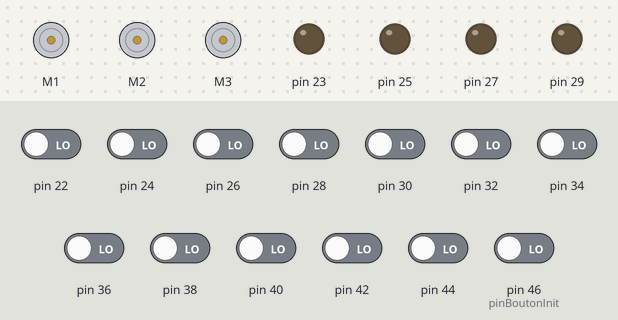
Recording of a sketch running on a simulated Arduino Mega 2560, built with avr-gcc and run on an emulated ATmega2560. Shown: 3 × DC motor (green arrow = forward, orange = backward, longer = faster), output pins drawn as LEDs (lit = HIGH). Dashed ring = blinking. The test bench sets the inputs (shaded band); at power-on: pin 22, pin 24, pin 26, pin 28, pin 30, pin 32, pin 34, pin 36, pin 38, pin 40, pin 42, pin 44, pin 46 (pinBoutonInit) LOW.

Above: at 8.2 s.
8.3 s: pin 22 driven HIGH
At 10.1 s:
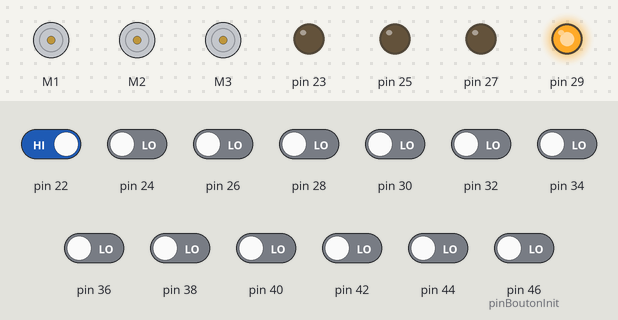
11.3 s: pin 32 driven HIGH
At 13.6 s:
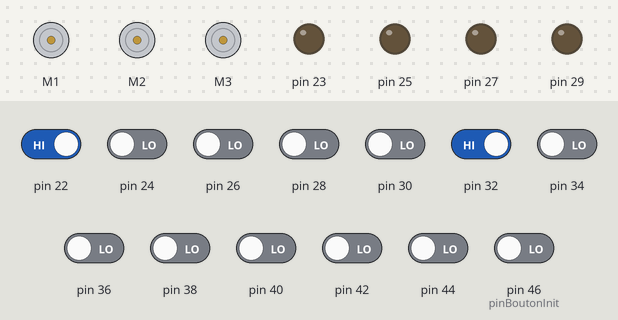
14.3 s: pin 46 (pinBoutonInit) driven HIGH
At 17.26 s:
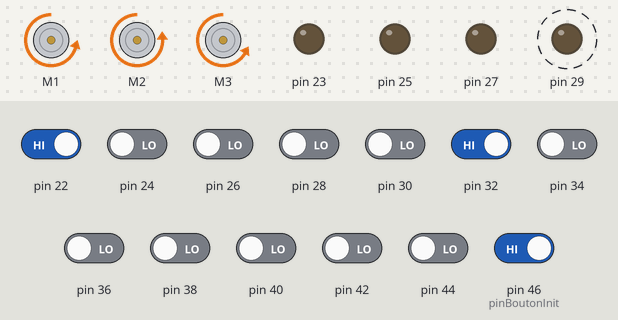
17.3 s: pin 26 driven HIGH
At 20.27 s:
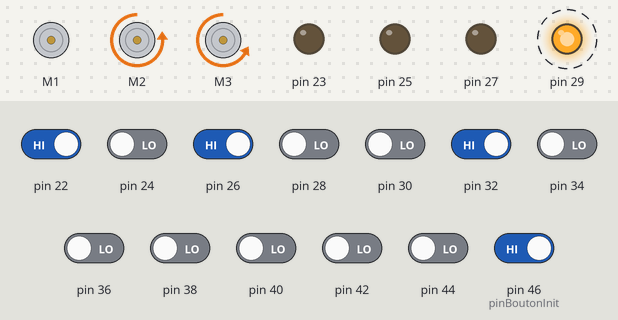
20.3 s: pin 24 driven HIGH
At 21.2 s:
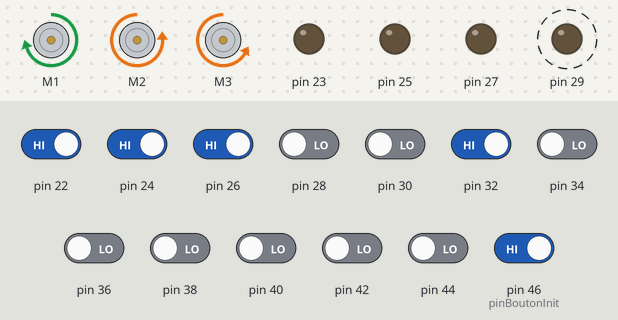
23.3 s: pin 28 driven HIGH
At 24.2 s:
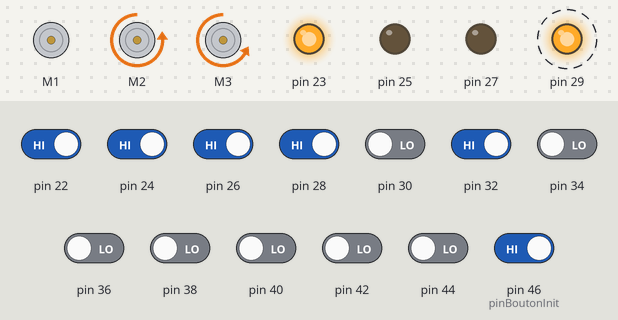
Timing chart, 0 to 27.3 s (numbered marks = the images above; inputs shaded):
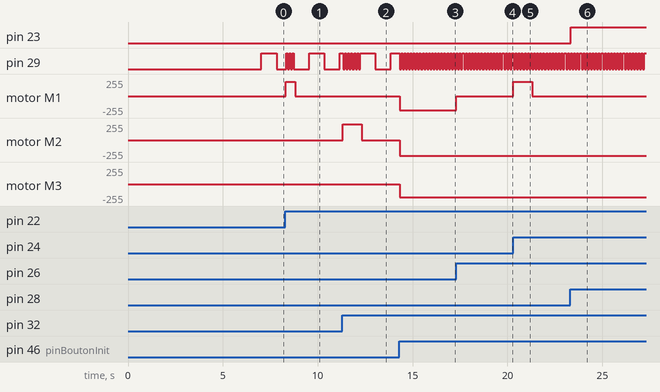

Measured:
- after the input at 8.3 s, motor M1: stopped → forward 215/255 at once, → stopped 0.50 s later
- after the input at 11.3 s, motor M2: stopped → forward 235/255 at once, → stopped 1.0 s later
- after the input at 14.3 s, pin 29: alternates HIGH for 0.08 s and LOW for 0.08 s, starting at once; motor M1: stopped → backward 215/255 at once; motor M2: stopped → backward 235/255 at once; motor M3: stopped → backward 200/255 at once
- after the input at 17.3 s, motor M1: backward 215/255 → stopped at once
- after the input at 20.3 s, motor M1: stopped → forward 215/255 at once, → stopped 1.0 s later
- after the input at 23.3 s, pin 23: LOW → HIGH at once

The sketch:

CourseVoiliers.ino
```cpp
/*   Course de Voiliers
     Jérôme Menard
     Version 1.1 - Mai 2018 : version finale.
     Version 1.2 - Mai 2019 : modification des adresses de sortie pour les LED suite à remplacement du cablage interne. Rempacement des FdC par des barrières lumineuses.
*/

#include <RedMP3.h>
#include <AFMotor.h>

// Tests
const bool DEBUG = false;

/*
   Gestion du son
*/
#define MP3_RX 18
#define MP3_TX 19
MP3 lecteurAudio(MP3_RX, MP3_TX);
int8_t volume = 0x14;     // 0~0x1e (niveau ajustable)
#define sonAvance 0x01    // 0x01 (vagues lorsqu'un voilier avance)
#define sonDepart 0x02    // 0x02 (ding lorsqu'un voilier retourne au départ)
#define sonArrivee 0x03   // 0x03 (corne lorsqu'un voilier arrive)
#define sonAttente 0x04   // 0x04 (attente)
#define sonAccueil 0x05   // 0x05 (accueil au démarrage)


/*
   Gestion des moteurs
*/
AF_DCMotor motor_V1(1, MOTOR12_8KHZ);
AF_DCMotor motor_V2(2, MOTOR12_8KHZ);
AF_DCMotor motor_V3(3, MOTOR34_8KHZ);


/*
   Clignotement d'une LED
   Paramètre onTime (0 : éteinte, -1 : allumée, >0 : clignote)
*/
class Flasher
{
    byte ledPin;
    long onTime;
    long offTime;
    int ledState;
    unsigned long previousMillis;
  public:
    Flasher(int pin, long on, long off)
    {
      ledPin = pin;
      pinMode(ledPin, OUTPUT);
      onTime = on;
      offTime = off;
      ledState = LOW;
      previousMillis = 0;
    }
    void Update()
    {
      if (onTime > 0)
      {
        unsigned long currentMillis = millis();
        if ((ledState == HIGH) && (currentMillis - previousMillis >= onTime))
        {
          ledState = LOW;
          previousMillis = currentMillis;
          digitalWrite(ledPin, ledState);
        }
        else if ((ledState == LOW) && (currentMillis - previousMillis >= onTime))
        {
          ledState = HIGH;
          previousMillis = currentMillis;
          digitalWrite(ledPin, ledState);
        }
      }
      else if (onTime == 0)
      {
        digitalWrite(ledPin, LOW);
      }
      else if (onTime == -1)
      {
        digitalWrite(ledPin, HIGH);
      }
    }
    void ChangeParameters(long on, long off)
    {
      onTime = on;
      offTime = off;
    }
};


/*
   Gestion des Voiliers
*/
class Voilier
{
    byte indexMotor;
    byte fdcDepartPin;
    byte fdcArriveePin;
    byte lastStateFdcArriveePin;
    byte fdcTrou1Pin;
    byte lastStateFdcTrou1Pin;
    byte fdcTrou2Pin;
    byte lastStateFdcTrou2Pin;
    int motorState1;
    int motorState2;
    int motorStateInit;
    unsigned long previousMillis;
  public:
    Voilier(byte index, byte pinDepart, byte pinArrivee, byte pinTrou1, byte pinTrou2)
    {
      indexMotor = index;
      fdcDepartPin = pinDepart;
      pinMode(fdcDepartPin, INPUT);
      fdcArriveePin = pinArrivee;
      pinMode(fdcArriveePin, INPUT);
      fdcTrou1Pin = pinTrou1;
      pinMode(fdcTrou1Pin, INPUT);
      fdcTrou2Pin = pinTrou2;
      pinMode(fdcTrou2Pin, INPUT);
      lastStateFdcTrou1Pin = LOW;
      lastStateFdcTrou2Pin = LOW;
      lastStateFdcArriveePin = LOW;
      motorState1 = LOW;
      motorState2 = LOW;
      motorStateInit = LOW;
    }
    void RetourAuDepart()
    {
      if ((motorStateInit == HIGH) && (digitalRead(fdcDepartPin) == HIGH))
      {
        motorStateInit = LOW;
        if (indexMotor == 1) {
          motor_V1.run(RELEASE);
        }
        else if (indexMotor == 2) {
          motor_V2.run(RELEASE);
        }
        else if (indexMotor == 3) {
          motor_V3.run(RELEASE);
        }
        lecteurAudio.playWithFileName(0x01, sonDepart);
      }
      else if ((motorStateInit == LOW) && (digitalRead(fdcDepartPin) == LOW))
      {
        motorStateInit = HIGH;
        if (indexMotor == 1) {
          motor_V1.run(BACKWARD);
        }
        else if (indexMotor == 2) {
          motor_V2.run(BACKWARD);
        }
        else if (indexMotor == 3) {
          motor_V3.run(BACKWARD);
        }
      }
    }
    int Avance(long onTime, int motorState)
    {
      unsigned long currentMillis = millis();
      if (((motorState == HIGH) && (currentMillis - previousMillis >= onTime)) || (digitalRead(fdcArriveePin) == HIGH))
      {
        motorState = LOW;
        if (indexMotor == 1) {
          motor_V1.run(RELEASE);
        }
        else if (indexMotor == 2) {
          motor_V2.run(RELEASE);
        }
        else if (indexMotor == 3) {
          motor_V3.run(RELEASE);
        }
        if (DEBUG) {
          Serial.println(currentMillis - previousMillis);
        }
      }
      else if ((motorState == LOW) && (digitalRead(fdcArriveePin) == LOW))
      {
        motorState = HIGH;
        previousMillis = currentMillis;
        if (indexMotor == 1) {
          motor_V1.run(FORWARD);
        }
        else if (indexMotor == 2) {
          motor_V2.run(FORWARD);
        }
        else if (indexMotor == 3) {
          motor_V3.run(FORWARD);
        }
        lecteurAudio.playWithFileName(0x01, sonAvance);
      }
      return motorState;
    }
    void Update()
    {
      if (motorStateInit == LOW) // Si le voilier n'est pas en train de revenir à sa position de départ
      {
        // Balle dans trou n°1
        if (((digitalRead(fdcTrou1Pin) == HIGH) && (lastStateFdcTrou1Pin == LOW)) || (motorState1 == HIGH))
        {
          motorState1 = Avance(500, motorState1);
          if ((DEBUG) && (digitalRead(fdcTrou1Pin) == HIGH) && (lastStateFdcTrou1Pin == LOW)) {
            Serial.println(fdcTrou1Pin);
          }
          lastStateFdcTrou1Pin = HIGH;
        }
        if (digitalRead(fdcTrou1Pin) == LOW) {
          lastStateFdcTrou1Pin = LOW;
        }
        // Balle dans trou n°2
        if (((digitalRead(fdcTrou2Pin) == HIGH) && (lastStateFdcTrou2Pin == LOW)) || (motorState2 == HIGH))
        {
          motorState2 = Avance(1000, motorState2);
          if ((DEBUG) && (digitalRead(fdcTrou2Pin) == HIGH) && (lastStateFdcTrou2Pin == LOW)) {
            Serial.println(fdcTrou2Pin);
          }
          lastStateFdcTrou2Pin = HIGH;
        }
        if (digitalRead(fdcTrou2Pin) == LOW) {
          lastStateFdcTrou2Pin = LOW;
        }
        // Joue le son d'arrivée
        if ((digitalRead(fdcArriveePin) == HIGH) && (lastStateFdcArriveePin == LOW))
        {
          if ((DEBUG) && (digitalRead(fdcArriveePin) == HIGH)) {
            Serial.println("Arrivée");
          }
          lecteurAudio.playWithFileName(0x01, sonArrivee);
          lastStateFdcArriveePin = HIGH;
        }
        if (digitalRead(fdcArriveePin) == LOW) {
          lastStateFdcArriveePin = LOW;
        }
      }
    }
    // Voilier à l'arrivée
    int EtatVictoire()
    {
      int arrivee = digitalRead(fdcArriveePin);
      return arrivee;
    }
    // Voilier au départ
    int EtatDepart()
    {
      int depart = digitalRead(fdcDepartPin);
      return depart;
    }
    // Voilier en retour vers le départ
    int EtatInit()
    {
      return motorStateInit;
    }
    // Déplacement en cours (pour l'animation de la LED d'activité)
    int EtatMouvement()
    {
      return (motorState1 || motorState2 || motorStateInit);
    }
};


/*
   Variables générales
*/
const byte pinBoutonInit = 46;
Voilier voilier1(1, 26, 28, 22, 24);
Voilier voilier2(2, 34, 36, 30, 32);
Voilier voilier3(3, 42, 44, 38, 40);
Flasher ledActivite(29, 800, 400);
Flasher ledArrivee_V1(23, 0, 0);
Flasher ledArrivee_V2(25, 0, 0);
Flasher ledArrivee_V3(27, 0, 0);
int indexVictoire = 0;


void setup() {
  delay(500);
  lecteurAudio.setVolume(volume);
  lecteurAudio.playWithFileName(0x01, sonAccueil);
  pinMode(pinBoutonInit, INPUT);
  if (DEBUG) {
    Serial.begin(9600);
  }
  // Activation des moteurs
  motor_V1.setSpeed(215);
  motor_V1.run(RELEASE);
  motor_V2.setSpeed(235);
  motor_V2.run(RELEASE);
  motor_V3.setSpeed(200);
  motor_V3.run(RELEASE);
  delay(6500);
}


void loop() {
  // Mettre les voiliers en position de départ
  if ((digitalRead(pinBoutonInit) == HIGH) || (voilier1.EtatInit() == HIGH) || (voilier2.EtatInit() == HIGH) || (voilier3.EtatInit() == HIGH))
  {
    if ((DEBUG) && (digitalRead(pinBoutonInit) == HIGH)) {
      Serial.println("Initialisation du jeu...");
    }
    voilier1.RetourAuDepart();
    voilier2.RetourAuDepart();
    voilier3.RetourAuDepart();
  }

  // Les 3 voiliers sont en position de départ
  if ((voilier1.EtatDepart() == HIGH) && (voilier2.EtatDepart() == HIGH) && (voilier3.EtatDepart() == HIGH))
  {
    if (DEBUG) {
      Serial.println("Prêt au départ");
    }
    indexVictoire = 0;
    ledActivite.ChangeParameters(800, 400);
    ledArrivee_V1.ChangeParameters(0, 0);
    ledArrivee_V2.ChangeParameters(0, 0);
    ledArrivee_V3.ChangeParameters(0, 0);
  }

  // Animation des LED d'arrivée
  if (voilier1.EtatVictoire() == HIGH) {
    ledArrivee_V1.ChangeParameters(800, 400);
  }
  if (voilier2.EtatVictoire() == HIGH) {
    ledArrivee_V2.ChangeParameters(800, 400);
  }
  if (voilier3.EtatVictoire() == HIGH) {
    ledArrivee_V3.ChangeParameters(800, 400);
  }

  // Quel voilier a gagné ?
  if (indexVictoire == 0)
  {
    if (voilier1.EtatVictoire() == HIGH) {
      indexVictoire = 1;
    }
    else if (voilier2.EtatVictoire() == HIGH) {
      indexVictoire = 2;
    }
    else if (voilier3.EtatVictoire() == HIGH) {
      indexVictoire = 3;
    }
  }
  else
    // LED d'arrivée fixe pour identifier le vainqueur
  {
    if (indexVictoire == 1) {
      ledArrivee_V1.ChangeParameters(-1, 0);
    }
    if (indexVictoire == 2) {
      ledArrivee_V2.ChangeParameters(-1, 0);
    }
    if (indexVictoire == 3) {
      ledArrivee_V3.ChangeParameters(-1, 0);
    }
  }

  // Animation LED activité
  if ((voilier1.EtatMouvement() == HIGH) || (voilier2.EtatMouvement() == HIGH) || (voilier3.EtatMouvement() == HIGH))
  {
    ledActivite.ChangeParameters(80, 40);
  }
  else
  {
    ledActivite.ChangeParameters(800, 400);
  }

  // Appel des sous-programmes Voiliers et LED
  voilier1.Update();
  voilier2.Update();
  voilier3.Update();

  ledActivite.Update();
  ledArrivee_V1.Update();
  ledArrivee_V2.Update();
  ledArrivee_V3.Update();

  // Petite attente pour alléger le processeur...
  delay(10);
}
```
